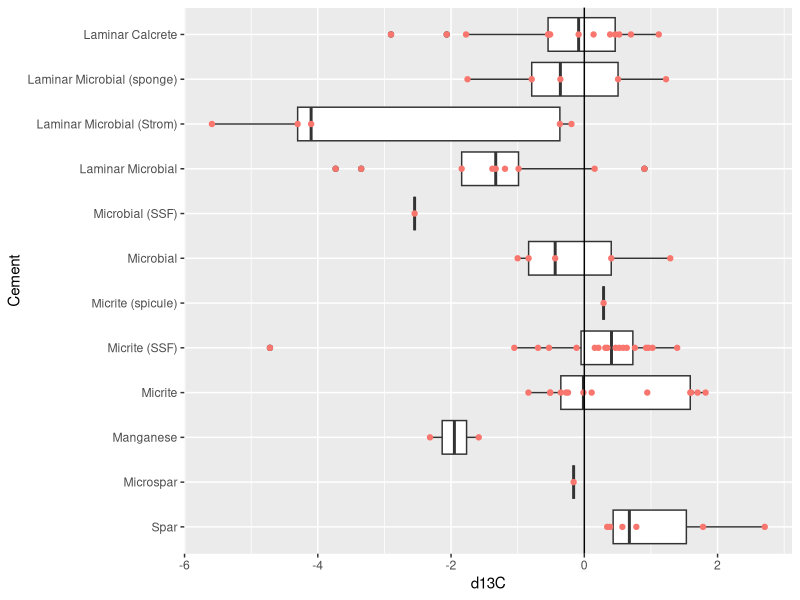
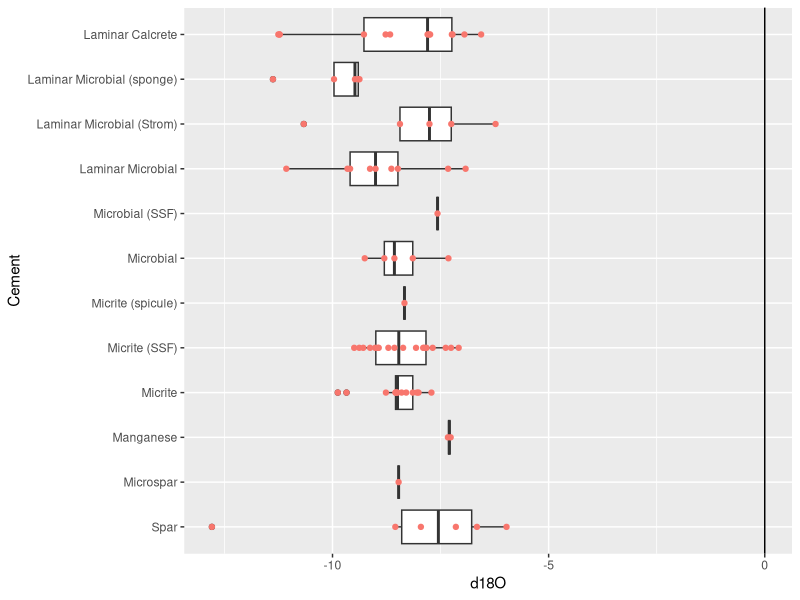
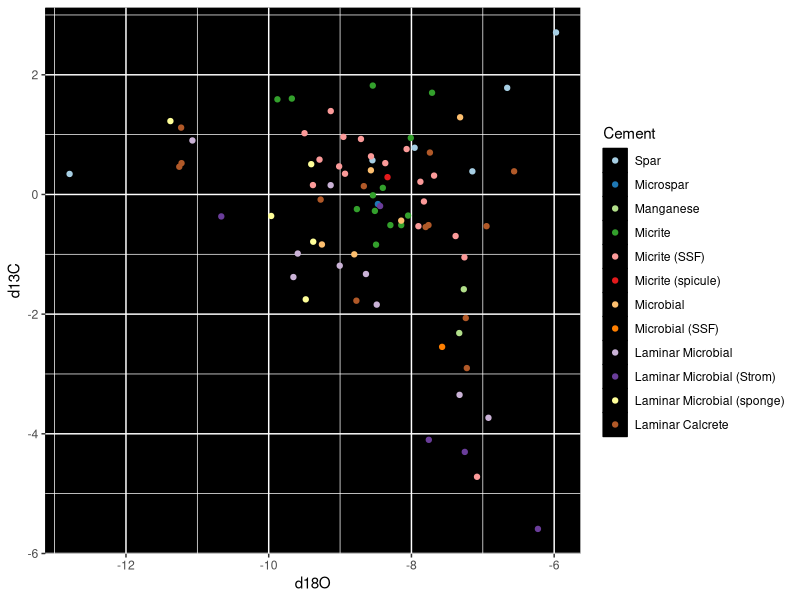
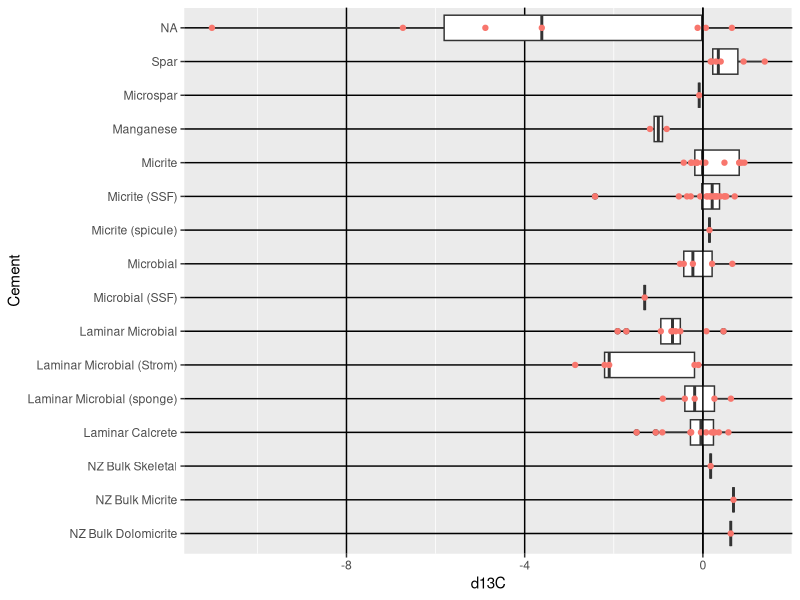
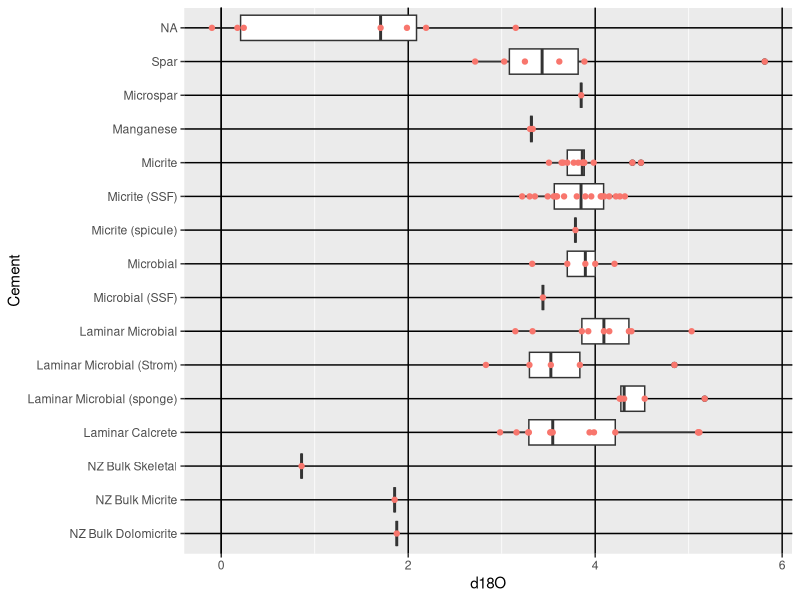
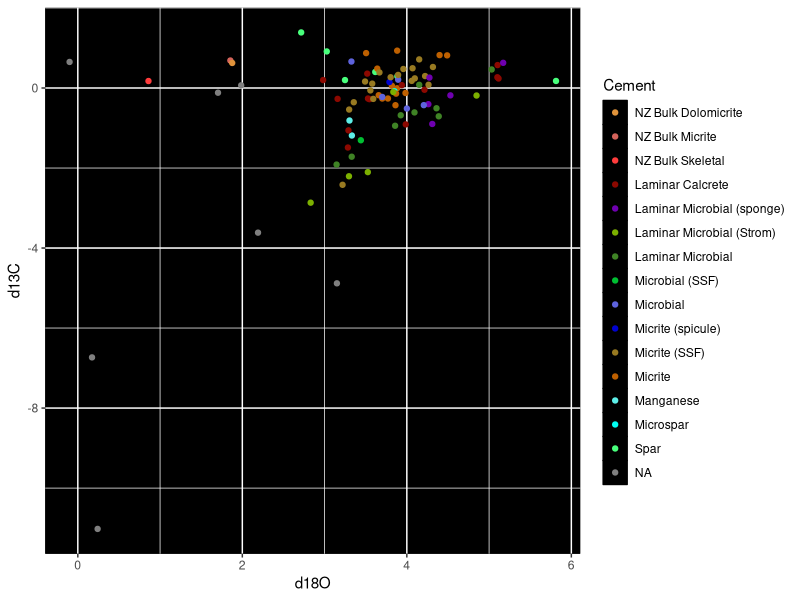
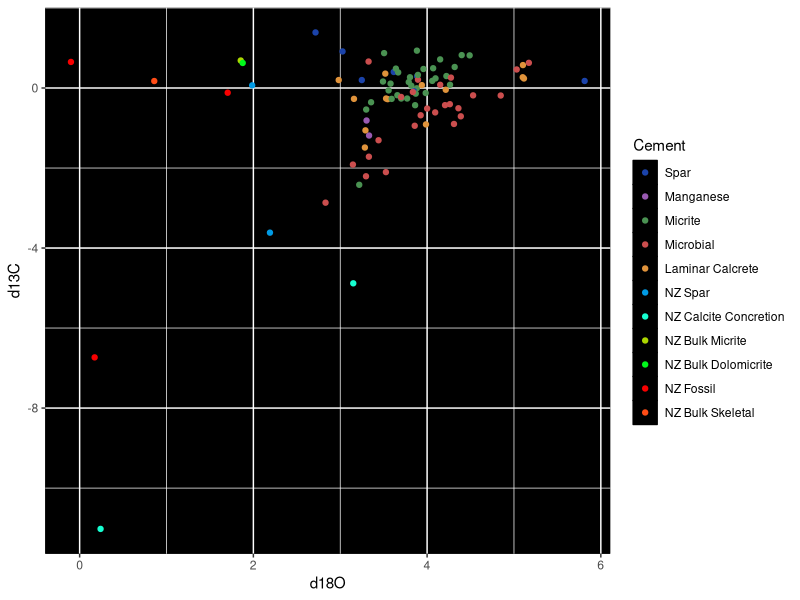
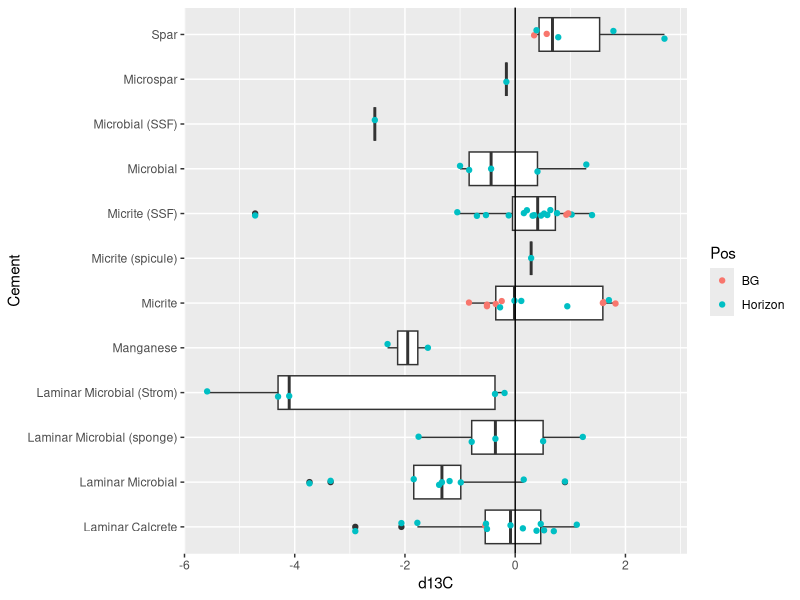

Source code (R) for these figures, in order:
## ---- chunk 1
knitr::opts_chunk$set(echo = TRUE)
library(tidyverse)
## ---- chunk 2
iso_orig <- readxl::read_xlsx("r_Jacquet_carb_with_cements.xlsx")
iso_nz <- readxl::read_xlsx("nelsonsmithisotopes.xlsx")
iso_betts <- readxl::read_xlsx("betts_2018.xlsx", sheet = 8, skip = 1, col_names = TRUE) %>%
  subset(select = 2:4) %>%
  rename("Sample" = "Meters along Section/Core", "d13C" = "d13C ‰VPDB", "d18O" = "d18O‰VPDB")
## ---- chunk 3
iso_combo <- iso_orig %>% #combine data with selected values from Nelson and Smith 1996
  select(Cement, d13C, d18O) %>%
  rbind(iso_nz)%>%
  mutate(d13C = d13C/1.95, d18O = d18O/-2.20) #normalize to VPDB that Marissa used
## ---- chunk 4
iso_cond <- iso_orig %>% # simplify data by combining into broad categories
  select(Cement, d13C, d18O) %>%
  mutate(Cement = case_when(
    str_detect(Cement, "Microspar") == TRUE ~ "Spar",
    str_detect(Cement, "Micrite") == TRUE ~ "Micrite",
    str_detect(Cement, "Microbial") == TRUE ~ "Microbial",
    TRUE ~ as.character(Cement)
  )) %>%
  rbind(iso_nz) %>%
  mutate(Cement = case_when(
    str_detect(Cement, "NZ Spar") == TRUE ~ "NZ Spar",
    str_detect(Cement, "Fossil") == TRUE ~ "NZ Fossil",
    str_detect(Cement, "Calcite") == TRUE ~ "NZ Calcite Concretion",
    TRUE ~ as.character(Cement)
  ))%>%
  mutate(d13C = d13C/1.95, d18O = d18O/-2.20) #normalize to VPDB that Marissa used
## ---- chunk 5
iso_bg <- iso_orig %>% #separates data by red horizon samples and samples above/below
  mutate(Pos = case_when(
    str_detect(ID, "1.3m") == TRUE ~ "BG",
    str_detect(ID, "AB") == TRUE ~ "BG",
    str_detect(ID, "FUWM 4") == TRUE ~ "BG",
    TRUE ~ "Horizon"
  ))# %>%
 #  mutate(d13C = d13C/1.95, d18O = d18O/-2.20) #normalize to VPDB that Marissa used
## ---- chunk 6
iso_orig$Cement <- factor(iso_orig$Cement, levels = c("Spar", "Microspar", "Manganese", "Micrite", "Micrite (SSF)", "Micrite (spicule)", "Microbial", "Microbial (SSF)", "Laminar Microbial", "Laminar Microbial (Strom)", "Laminar Microbial (sponge)", "Laminar Calcrete"))
## ---- chunk 7
iso_combo$Cement <- factor(iso_combo$Cement, levels = rev(c("Spar", "Microspar", "Manganese", "Micrite", "Micrite (SSF)", "Micrite (spicule)", "Microbial", "Microbial (SSF)", "Laminar Microbial", "Laminar Microbial (Strom)", "Laminar Microbial (sponge)", "Laminar Calcrete", "NZ Spar 1", "NZ Spar 2", "NZ Fossil 1", "NZ Fossil 2", "NZ Fossil 3", "NZ Calcite Concretion 1", "NZ Calcite Concretion 2", "NZ Bulk Skeletal", "NZ Bulk Micrite", "NZ Bulk Dolomicrite")))
## ---- chunk 8
iso_cond$Cement <- factor(iso_cond$Cement, levels = c("Spar", "Manganese", "Micrite",  "Microbial", "Laminar Calcrete", "NZ Spar", "NZ Calcite Concretion", "NZ Bulk Micrite", "NZ Bulk Dolomicrite", "NZ Fossil", "NZ Bulk Skeletal"))
## ---- chunk 9
carbon <- iso_orig %>% #FU carbon isotopes box
  ggplot(aes(x = d13C, y = Cement)) +
  geom_boxplot() +
  geom_point(aes(color = "red")) +
  geom_vline(xintercept = 0) +
  theme(
    legend.position = "none"
  )
carbon
## ---- chunk 10
oxygen <- iso_orig %>% #FU oxygen isotopes box
  ggplot(aes(x = d18O, y = Cement)) +
  geom_boxplot() +
  geom_point(aes(color = "red")) +
  geom_vline(xintercept = 0) +
  theme(
    legend.position = "none"
  )
oxygen
## ---- chunk 11
carbox <- iso_orig %>% #FU carbon over oxygen scatter
  ggplot(aes(x = d18O, y = d13C, color = Cement)) +
  geom_point() +
  scale_color_brewer(palette = "Paired") +
  #geom_smooth(method = "lm") + #regression lines
  theme(
    panel.background = element_rect(fill = "black", color = "black"),
    legend.key = element_rect(fill ="black"),
  )
carbox
## ---- chunk 12
NZcarbon <- iso_combo %>% #FU and NZ carbon box
  ggplot(aes(x = d13C, y = Cement)) +
  geom_boxplot() +
  geom_point(aes(color = "red")) +
  geom_vline(xintercept = 0) +
  theme(
    legend.position = "none",
    panel.grid.major = element_line(color = "black")
  )
NZcarbon
## ---- chunk 13
NZoxygen <- iso_combo %>% #FU and NZ oxygen box
  ggplot(aes(x = d18O, y = Cement)) +
  geom_boxplot() +
  geom_point(aes(color = "red")) +
  geom_vline(xintercept = 0) +
  theme(
    legend.position = "none",
    panel.grid.major = element_line(color = "black")
  )
NZoxygen
## ---- chunk 14
bigcolor <- c("#E0933B", "#D4635B", "#FF3C3C", "#8C0800", "#6F00B0", "#7CB000", "#3F8325", "#00BF32", "#5E63DD", "#0002CF", "#987A21", "#BE6000", "#5DEFE8", "#00FFF3", "#48FF7C", "#7CFF48", "#FFFB48", "#FFC948", "#A048FF", "#D248FF", "#FF48ED", "#FF4873")

NZcarbox <- iso_combo %>% #FU and NZ carbon over oxygen scatter
  ggplot(aes(x = d18O, y = d13C, color = Cement)) +
  geom_point() +
  scale_color_manual(values = bigcolor) +
  #geom_smooth(method = "lm") + #regression lines
  theme(
    panel.background = element_rect(fill = "black", color = "black"),
    legend.key = element_rect(fill ="black"),
  )
NZcarbox
## ---- chunk 15
smallcolor <- c("#1B43AA", "#995AB1", "#4A9252", "#CB4E4E", "#E0933B", "#009AE4", "#16FFD1", "#ACD600", "#00F81B", "#F80000", "#FF4C16")

NZcond <- iso_cond %>% #FU and NZ simplified category carbon over oxygen scatter
    ggplot(aes(x = d18O, y = d13C, color = Cement)) +
  geom_point() +
  scale_color_manual(values = smallcolor) +
  #geom_smooth(method = "lm") + #regression lines
  theme(
    panel.background = element_rect(fill = "black", color = "black"),
    legend.key = element_rect(fill ="black"),
  )
NZcond
## ---- chunk 16
carbon_bg <- iso_bg %>% #FU horizon/bg carbon box
  ggplot(aes(x = d13C, y = Cement)) +
  geom_boxplot() +
  geom_jitter(aes(color = Pos), width = 0, height=.1) +
  geom_vline(xintercept = 0) +
  theme(
   # legend.position = "none"
  )
carbon_bg
## ---- chunk 17
oxygen_bg <- iso_bg %>% #FU horizon/bg carbon box
  ggplot(aes(x = d18O, y = Cement)) +
  geom_boxplot() +
  geom_jitter(aes(color = Pos), width = 0, height=.1) +
  geom_vline(xintercept = 0) +
  theme(
   # legend.position = "none"
  )
oxygen_bg
## ---- chunk 18
iso_bg %>%
  mutate(Cement = case_when(
    str_detect(Cement, "Microspar") == TRUE ~ "Spar",
    str_detect(Cement, "Micrite") == TRUE ~ "Micrite",
    str_detect(Cement, "Microbial") == TRUE ~ "Microbial",
    TRUE ~ as.character(Cement)
  ))%>%
  ggplot(aes(x = d13C, y = Cement)) +
  geom_boxplot() +
  geom_jitter(aes(color = Pos), width = 0, height=.1) +
  geom_vline(xintercept = 0)
## ---- chunk 19
iso_bg %>%
  mutate(Cement = case_when(
    str_detect(Cement, "Microspar") == TRUE ~ "Spar",
    str_detect(Cement, "Micrite") == TRUE ~ "Micrite",
    str_detect(Cement, "Microbial") == TRUE ~ "Microbial",
    TRUE ~ as.character(Cement)
  ))%>%
  ggplot(aes(x = d18O, y = Cement)) +
  geom_boxplot() +
  geom_jitter(aes(color = Pos), width = 0, height=.1) +
  geom_vline(xintercept = 0)
## ---- chunk 20
hull <- iso_orig %>% #FU simplified carbon over oxygen with convex hull
  group_by(Cement) %>%
  select(Cement, d13C, d18O) %>%
#  mutate(d13C = d13C/1.95, d18O = d18O/-2.20) %>% #normalize to VPDB that Marissa used
  mutate(Cement = case_when( #comment out mutate sections for full data
    str_detect(Cement, "Microspar") == TRUE ~ "Spar",
    str_detect(Cement, "Micrite") == TRUE ~ "Micrite",
    str_detect(Cement, "Microbial") == TRUE ~ "Microbial",
    TRUE ~ as.character(Cement)
  )) %>%
  slice(chull(d18O, d13C))

carbox <- iso_orig %>%
  select(Cement, d13C, d18O) %>%
  mutate(Cement = case_when( #comment out mutate sections for full data
    str_detect(Cement, "Microspar") == TRUE ~ "Spar",
    str_detect(Cement, "Micrite") == TRUE ~ "Micrite",
    str_detect(Cement, "Microbial") == TRUE ~ "Microbial",
    TRUE ~ as.character(Cement)
  ))%>%
#  mutate(d13C = d13C/1.95, d18O = d18O/-2.20) %>% #normalize to VPDB that Marissa used 
  ggplot(aes(x = d18O, y = d13C, color = Cement)) +
  geom_point() +
  #scale_color_brewer(palette = "Paired") +
  geom_polygon(data = hull, alpha = .25, aes(fill = Cement)) +
  #geom_smooth(method = "lm") + #regression lines
  theme(
    panel.background = element_rect(fill = "black", color = "black"),
    legend.key = element_rect(fill ="black"),
  )
carbox
## ---- chunk 21
whoops <- iso_bg %>%
  mutate(Sample = case_when(
    str_detect(ID, "AB") == TRUE ~ "752.1",
    str_detect(ID, "1.3m") == TRUE ~ "753.3",
    str_detect(ID, "1.5m") == TRUE ~ "750.5",
    str_detect(ID, "3m") == TRUE ~ "749",
    TRUE ~ "752"))

ggplot() + 
  geom_point(data = iso_betts, aes(x = d18O, y = Sample)) +
  geom_point(data = whoops, aes(x = d18O, y = Sample), color = "red") +
  geom_point(data = iso_betts, aes(x = d13C, y = Sample), color = "blue") +
  geom_point(data = whoops, aes(x = d13C, y = Sample), color = "orange")
